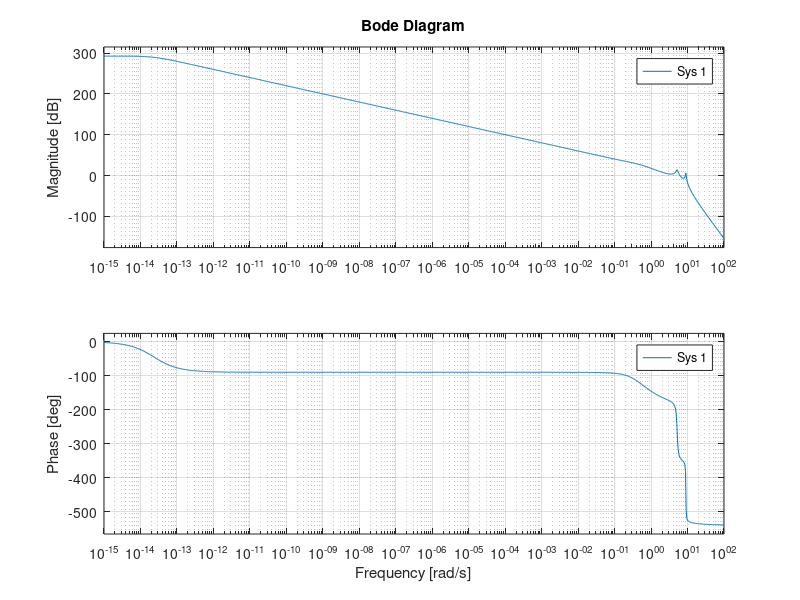
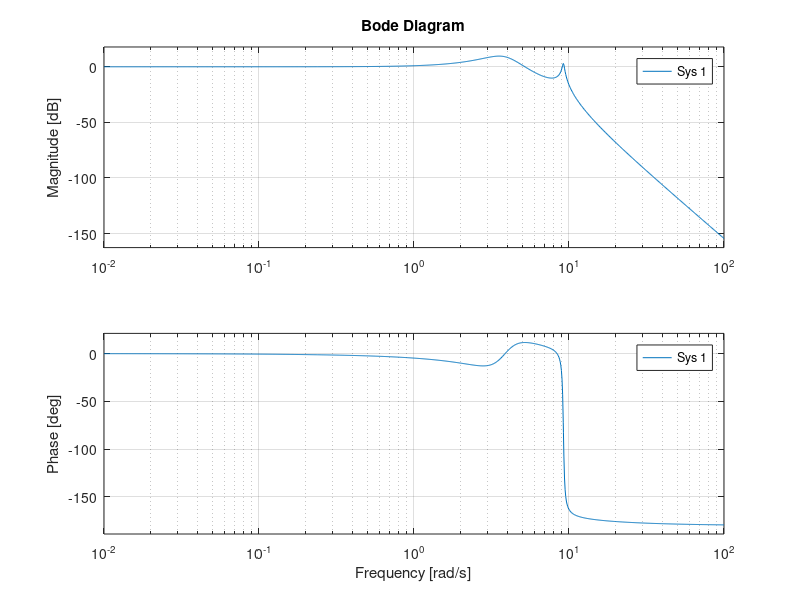

These figures' MATLAB source, in order:
clear all
clc

kh =2.58;
k1 =2.7;
k2 =2.7;
c1 =0.02;
c2 =0.01;
c3 = 0.08;
J1 = 0.1;
J2 = 0.1;
J3 = 0.1;

A = [0 0 0 1 0 0; 
    0 0 0 0 1 0; 
    0 0 0 0 0 1; 
    -(k1/J1) k1/J1 0 -(c1/J1) 0 0;
    (k1/J2) -(k1+k2)/J2 k2/J2 0 -(c2/J2) 0;
    0 k2/J3 -(k2/J3) 0 0 -(c3/J3)];
B = [0; 0; 0; kh/J1; 0; 0];
%C = [1 0 0 0 0 0; 0 1 0 0 0 0; 0 0 1 0 0 0];
C = [0 0 1 0 0 0];
%D = [0;0;0];
D = 0;

[num, den]= ss2tf(A, B, C, D);
G = tf(num, den);

% from sisotool
zl = 0.238735236105314;
pl = 0.54878048780488;
k = 0.54878048780488;
L = tf([1, zl], [1, pl]);

cltf = feedback(k*G*L, 1);


% subplot(2,2,1)
% rlocus(G)
% 
% subplot(2,2,2)
% rlocus(G*L)
% 
% subplot(2,2,[3 4])
% step(cltf)
figure(1)
subplot(2,1,1)
bode(G)

subplot(2,1,2)
bode(L*G)

figure(2)
subplot(2,1,1)
bode(feedback(G, 1))

subplot(2,1,2)
bode(feedback(L*G, 1))